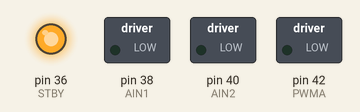
Bench run of a sketch on a simulated Arduino Mega 2560, built with avr-gcc and run on an emulated ATmega2560. Shown: switched loads named in the sketch (green lamp = pin HIGH), output pins drawn as LEDs (lit = HIGH).

Above: at 0.1 s.
Timing chart, 0 to 1.6 s (numbered marks = the images above):
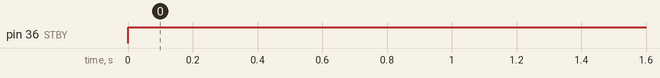

The sketch:

One_DC_motor_with_tb6612fng_driver.ino
```cpp
// motor A connected between A01 and A02
// motor B connected between B01 and B02

int STBY = 36; // standby

// Motor A
int PWMA = 42; // Speed control
int AIN1 = 38; // Direction
int AIN2 = 40; // Direction

// Motor B
//int PWMB = 30;  // Speed control
//int BIN1 = 34; // Direction
//int BIN2 = 32; // Direction

void move(int motor, int speed, int direction) {
  // Move specific motor at speed and direction
  // motor: 0 for B 1 for A
  // speed: 0 is off, and 255 is full speed
  // direction: 0 clockwise, 1 counter-clockwise

  digitalWrite(STBY, HIGH); // disable standby

  boolean inPin1 = LOW;
  boolean inPin2 = HIGH;

  if (direction == 1) {
    inPin1 = HIGH;
    inPin2 = LOW;
  }

  if (motor == 1) {
    digitalWrite(AIN1, inPin1);
    digitalWrite(AIN2, inPin2);
    analogWrite(PWMA, speed);
  } else {
//    digitalWrite(BIN1, inPin1);
//    digitalWrite(BIN2, inPin2);
//    analogWrite(PWMB, speed);
  }
}

void setup() {
  pinMode(STBY, OUTPUT);

  pinMode(PWMA, OUTPUT);
  pinMode(AIN1, OUTPUT);
  pinMode(AIN2, OUTPUT);

//  pinMode(PWMB, OUTPUT);
//  pinMode(BIN1, OUTPUT);
//  pinMode(BIN2, OUTPUT);
}

void loop() {
//  move(1, 255, 1); // motor 1, full speed, left
  move(2, 255, 1); // motor 2, full speed, left

  delay(1000); //go for 1 second
//  stop(); //stop
  delay(1000); //hold for 250ms until move again

//  move(1, 255, 0); //motor 1, half speed, right
  move(2, 128, 0); //motor 2, half speed, right

  delay(1000);
//  stop();
  delay(1000);
}

//void stop() {
//  // enable standby
//  digitalWrite(STBY, LOW);
//}
```

Measured:
- by itself, pin 36 (STBY): LOW → HIGH at 0.00 s
